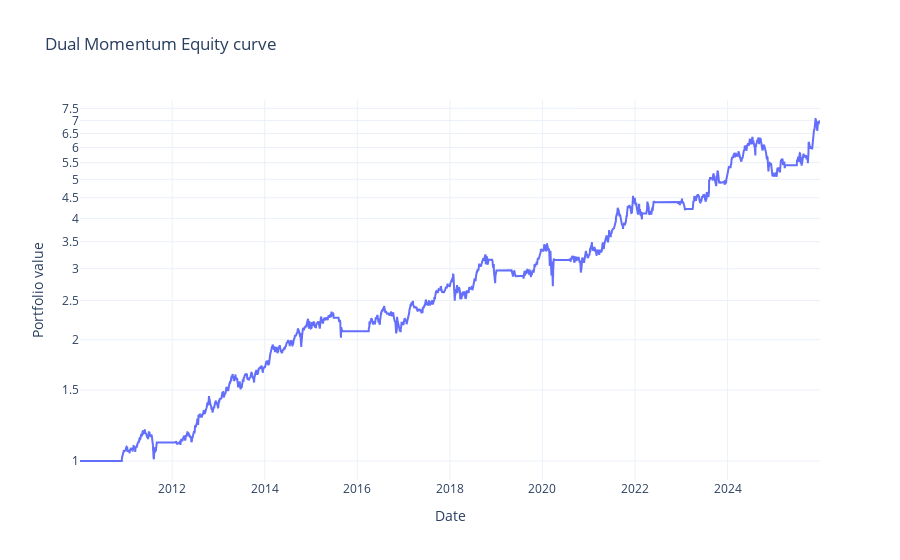
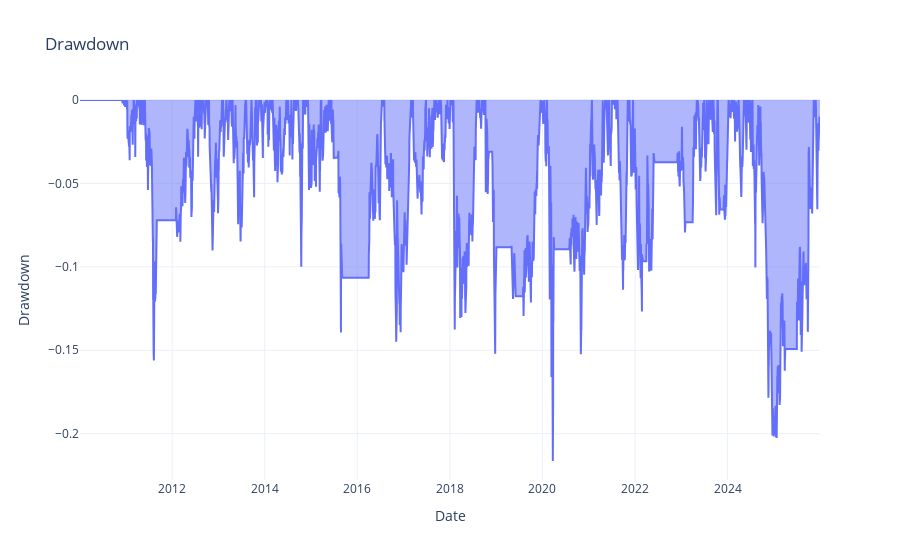

Source (notebook cell) for these figures, in order:
### Code cell
strategy.plot_return()

### Figure 1 — Plotly figure (JSON) as saved in the notebook; plotly's stock layout.template omitted (floating-point values rounded to 4 significant figures; data arrays with more than 128 entries replaced by an {"elided": "..."} marker saying what was removed)
{"data": [{"mode": "lines", "name": "Dual Momentum", "type": "scatter", "x": {"elided": "4023 str values"}, "y": {"elided": "4023 float values"}}], "layout": {"hovermode": "x unified", "title": {"text": "Dual Momentum Equity curve"}, "xaxis": {"title": {"text": "Date"}}, "yaxis": {"title": {"text": "Portfolio value"}, "type": "log"}}}

### Figure 2 — Plotly figure (JSON) as saved in the notebook; plotly's stock layout.template omitted (floating-point values rounded to 4 significant figures; data arrays with more than 128 entries replaced by an {"elided": "..."} marker saying what was removed)
{"data": [{"fill": "tozeroy", "name": "Drawdown", "type": "scatter", "x": {"elided": "4023 str values"}, "y": {"elided": "4023 float values"}}], "layout": {"hovermode": "x unified", "title": {"text": "Drawdown"}, "xaxis": {"title": {"text": "Date"}}, "yaxis": {"title": {"text": "Drawdown"}}}}
